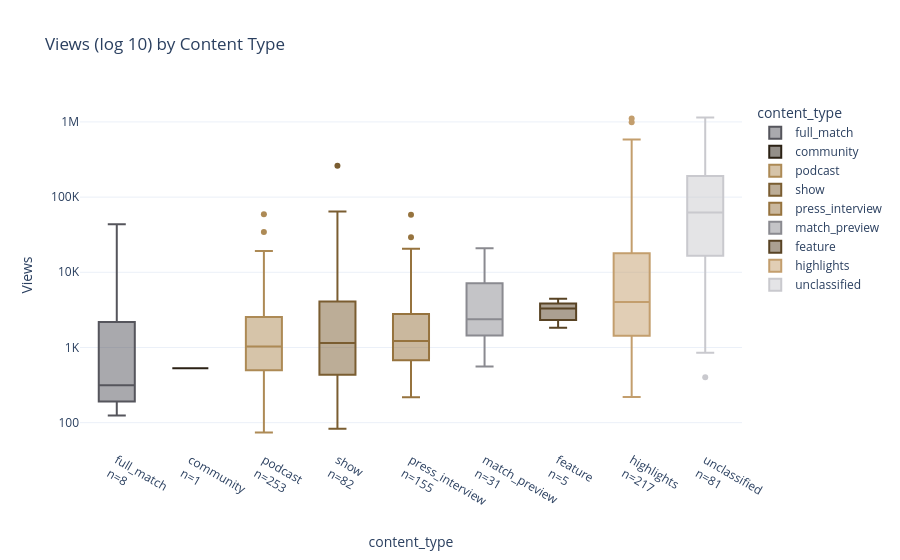

Notebook source saved alongside this figure:
### Code cell
order = df.groupby('content_type')['view_count'].median().sort_values().index.tolist()
n = df['content_type'].value_counts()

fig = px.box(
    df, x='content_type', y='log10_views',
    color='content_type',
    color_discrete_map=CONTENT_COLORS,
    category_orders={'content_type': order},
    title='Views (log 10) by Content Type',
    labels={'format_family': 'Format Family', 'log10_views': "Views"}
    )

fig.update_xaxes(
    tickvals=order,
    ticktext=[f'{f}<br>n={n[f]}' for f in order])

fig.update_yaxes(
    tickvals=[2, 3, 4, 5, 6],
    ticktext=['100', '1K', '10K', '100K', '1M'])

fig.show()

### Figure 1 — Plotly figure (JSON) as saved in the notebook; plotly's stock layout.template omitted (floating-point values rounded to 4 significant figures; data arrays with more than 128 entries replaced by an {"elided": "..."} marker saying what was removed)
{"data": [{"alignmentgroup": "True", "hovertemplate": "content_type=%{x}<br>Views=%{y}<extra></extra>", "legendgroup": "full_match", "marker": {"color": "#55555C"}, "name": "full_match", "notched": false, "offsetgroup": "full_match", "orientation": "v", "showlegend": true, "type": "box", "x": ["full_match", "full_match", "full_match", "full_match", "full_match", "full_match", "full_match", "full_match"], "x0": " ", "xaxis": "x", "y": [4.639, 2.446, 2.097, 2.547, 2.669, 2.398, 2.164, 4.012], "y0": " ", "yaxis": "y"}, {"alignmentgroup": "True", "hovertemplate": "content_type=%{x}<br>Views=%{y}<extra></extra>", "legendgroup": "community", "marker": {"color": "#2B2114"}, "name": "community", "notched": false, "offsetgroup": "community", "orientation": "v", "showlegend": true, "type": "box", "x": ["community"], "x0": " ", "xaxis": "x", "y": [2.724], "y0": " ", "yaxis": "y"}, {"alignmentgroup": "True", "hovertemplate": "content_type=%{x}<br>Views=%{y}<extra></extra>", "legendgroup": "podcast", "marker": {"color": "#AD8A55"}, "name": "podcast", "notched": false, "offsetgroup": "podcast", "orientation": "v", "showlegend": true, "type": "box", "x": {"elided": "253 str values"}, "x0": " ", "xaxis": "x", "y": {"elided": "253 float values"}, "y0": " ", "yaxis": "y"}, {"alignmentgroup": "True", "hovertemplate": "content_type=%{x}<br>Views=%{y}<extra></extra>", "legendgroup": "show", "marker": {"color": "#7A5D31"}, "name": "show", "notched": false, "offsetgroup": "show", "orientation": "v", "showlegend": true, "type": "box", "x": ["show", "show", "show", "show", "show", "show", "show", "show", "show", "show", "show", "show", "show", "show", "show", "show", "show", "show", "show", "show", "show", "show", "show", "show", "show", "show", "show", "show", "show", "show", "show", "show", "show", "show", "show", "show", "show", "show", "show", "show", "show", "show", "show", "show", "show", "show", "show", "show", "show", "show", "show", "show", "show", "show", "show", "show", "show", "show", "show", "show", "show", "show", "show", "show", "show", "show", "show", "show", "show", "show", "show", "show", "show", "show", "show", "show", "show", "show", "show", "show", "show", "show"], "x0": " ", "xaxis": "x", "y": [3.236, 3.269, 3.36, 3.726, 2.71, 2.717, 2.967, 2.747, 3.745, 3.575, 2.888, 3.711, 3.052, 3.057, 3.848, 3.628, 4.809, 4.779, 3.401, 3.163, 3.051, 3.611, 3.886, 3.897, 3.696, 3.622, 4.349, 3.578, 3.351, 4.675, 4.284, 3.274, 3.38, 3.17, 3.044, 3.071, 4.127, 3.523, 3.549, 5.417, 4.014, 4.81, 3.537, 2.61, 3.166, 2.63, 3.02, 2.765, 2.695, 2.556, 2.583, 2.732, 2.903, 2.407, 3.034, 2.35, 2.22, 2.152, 2.068, 1.919, 2.037, 2.107, 1.973, 2.17, 2.258, 2.354, 4.37, 3.063, 3.45, 3.597, 2.577, 2.444, 2.835, 2.618, 3.043, 2.594, 2.685, 2.636, 2.877, 2.783, 3.948, 3.495], "y0": " ", "yaxis": "y"}, {"alignmentgroup": "True", "hovertemplate": "content_type=%{x}<br>Views=%{y}<extra></extra>", "legendgroup": "press_interview", "marker": {"color": "#96733E"}, "name": "press_interview", "notched": false, "offsetgroup": "press_interview", "orientation": "v", "showlegend": true, "type": "box", "x": {"elided": "155 str values"}, "x0": " ", "xaxis": "x", "y": {"elided": "155 float values"}, "y0": " ", "yaxis": "y"}, {"alignmentgroup": "True", "hovertemplate": "content_type=%{x}<br>Views=%{y}<extra></extra>", "legendgroup": "match_preview", "marker": {"color": "#8A8A90"}, "name": "match_preview", "notched": false, "offsetgroup": "match_preview", "orientation": "v", "showlegend": true, "type": "box", "x": ["match_preview", "match_preview", "match_preview", "match_preview", "match_preview", "match_preview", "match_preview", "match_preview", "match_preview", "match_preview", "match_preview", "match_preview", "match_preview", "match_preview", "match_preview", "match_preview", "match_preview", "match_preview", "match_preview", "match_preview", "match_preview", "match_preview", "match_preview", "match_preview", "match_preview", "match_preview", "match_preview", "match_preview", "match_preview", "match_preview", "match_preview"], "x0": " ", "xaxis": "x", "y": [3.375, 3.179, 3.191, 2.747, 2.751, 2.851, 3.247, 3.283, 2.823, 3.006, 3.202, 3.89, 3.596, 3.079, 3.46, 3.362, 3.967, 4.009, 4.113, 3.854, 3.532, 3.51, 3.72, 4.263, 3.851, 4.319, 3.828, 3.927, 2.911, 3.184, 3.155], "y0": " ", "yaxis": "y"}, {"alignmentgroup": "True", "hovertemplate": "content_type=%{x}<br>Views=%{y}<extra></extra>", "legendgroup": "feature", "marker": {"color": "#584324"}, "name": "feature", "notched": false, "offsetgroup": "feature", "orientation": "v", "showlegend": true, "type": "box", "x": ["feature", "feature", "feature", "feature", "feature"], "x0": " ", "xaxis": "x", "y": [3.398, 3.649, 3.563, 3.517, 3.264], "y0": " ", "yaxis": "y"}, {"alignmentgroup": "True", "hovertemplate": "content_type=%{x}<br>Views=%{y}<extra></extra>", "legendgroup": "highlights", "marker": {"color": "#C39E6D"}, "name": "highlights", "notched": false, "offsetgroup": "highlights", "orientation": "v", "showlegend": true, "type": "box", "x": {"elided": "217 str values"}, "x0": " ", "xaxis": "x", "y": {"elided": "217 float values"}, "y0": " ", "yaxis": "y"}, {"alignmentgroup": "True", "hovertemplate": "content_type=%{x}<br>Views=%{y}<extra></extra>", "legendgroup": "unclassified", "marker": {"color": "#C9C9CE"}, "name": "unclassified", "notched": false, "offsetgroup": "unclassified", "orientation": "v", "showlegend": true, "type": "box", "x": ["unclassified", "unclassified", "unclassified", "unclassified", "unclassified", "unclassified", "unclassified", "unclassified", "unclassified", "unclassified", "unclassified", "unclassified", "unclassified", "unclassified", "unclassified", "unclassified", "unclassified", "unclassified", "unclassified", "unclassified", "unclassified", "unclassified", "unclassified", "unclassified", "unclassified", "unclassified", "unclassified", "unclassified", "unclassified", "unclassified", "unclassified", "unclassified", "unclassified", "unclassified", "unclassified", "unclassified", "unclassified", "unclassified", "unclassified", "unclassified", "unclassified", "unclassified", "unclassified", "unclassified", "unclassified", "unclassified", "unclassified", "unclassified", "unclassified", "unclassified", "unclassified", "unclassified", "unclassified", "unclassified", "unclassified", "unclassified", "unclassified", "unclassified", "unclassified", "unclassified", "unclassified", "unclassified", "unclassified", "unclassified", "unclassified", "unclassified", "unclassified", "unclassified", "unclassified", "unclassified", "unclassified", "unclassified", "unclassified", "unclassified", "unclassified", "unclassified", "unclassified", "unclassified", "unclassified", "unclassified", "unclassified"], "x0": " ", "xaxis": "x", "y": [5.062, 4.114, 5.31, 5.685, 4.169, 5.623, 4.322, 5.122, 3.137, 3.59, 4.001, 4.075, 3.588, 4.617, 4.802, 5.093, 3.566, 4.769, 3.388, 4.719, 3.615, 4.024, 5.218, 5.847, 5.216, 5.662, 4.21, 4.444, 4.648, 4.229, 4.848, 5.124, 5.215, 3.882, 4.716, 4.529, 4.562, 5.208, 4.722, 4.794, 4.729, 5.654, 5.036, 4.519, 4.221, 4.885, 3.786, 4.569, 4.652, 4.395, 5.369, 4.799, 4.977, 5.883, 4.925, 5.279, 4.668, 5.438, 6.018, 5.45, 6.059, 5.285, 4.695, 5.651, 5.631, 4.85, 5.331, 5.423, 4.788, 5.215, 5.365, 5.53, 5.12, 5.308, 5.187, 3.084, 3.655, 4.141, 2.931, 2.605, 3.05], "y0": " ", "yaxis": "y"}], "layout": {"boxmode": "overlay", "legend": {"title": {"text": "content_type"}, "tracegroupgap": 0}, "title": {"text": "Views (log 10) by Content Type"}, "xaxis": {"anchor": "y", "categoryarray": ["full_match", "community", "podcast", "show", "press_interview", "match_preview", "feature", "highlights", "unclassified", null], "categoryorder": "array", "domain": [0, 1], "ticktext": ["full_match<br>n=8", "community<br>n=1", "podcast<br>n=253", "show<br>n=82", "press_interview<br>n=155", "match_preview<br>n=31", "feature<br>n=5", "highlights<br>n=217", "unclassified<br>n=81"], "tickvals": ["full_match", "community", "podcast", "show", "press_interview", "match_preview", "feature", "highlights", "unclassified"], "title": {"text": "content_type"}}, "yaxis": {"anchor": "x", "domain": [0, 1], "ticktext": ["100", "1K", "10K", "100K", "1M"], "tickvals": [2, 3, 4, 5, 6], "title": {"text": "Views"}}}}
